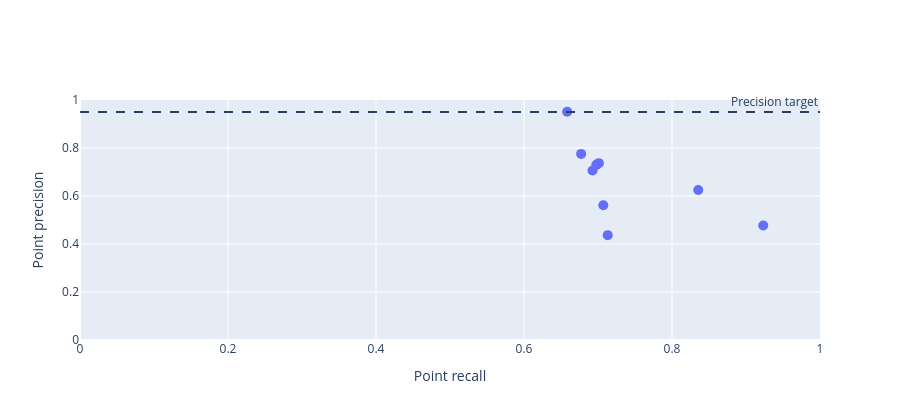

Write notebook code for a chart like this one.
### Markdown cell above
## How candidates were selected

The comparison required at least 60% recall across all anomalous readings, detection of at least 60% of annotated events, and at least 20% point recall in every validation group containing anomalies. Recordings that share observations belong to the same group. These requirements prevent a detector from achieving high precision simply by remaining almost silent.

Among candidates meeting those requirements, selection prioritizes precision, then fewer false alert onsets per normal hour, then recall. The plot shows each qualifying candidate at its selected threshold and persistence setting. Candidates without a qualifying setting remain in the table with `feasible=False`.

Model fitting uses training recordings only. Validation annotations select the candidate, threshold and number of consecutive above-threshold readings needed for an alert. The follow-up comparison was informed by the first stage, so this is an iterative development comparison.

### Code cell
rows = []
for candidate in result["candidates"]:
    best = candidate["best"]
    rows.append(
        {
            "candidate": candidate["name"],
            "feasible": best is not None,
            "precision": best["metrics"]["precision"] if best else None,
            "recall": best["metrics"]["recall"] if best else None,
        }
    )
comparison = pd.DataFrame(rows)
fig = go.Figure(
    go.Scatter(
        x=comparison.recall,
        y=comparison.precision,
        text=comparison.candidate,
        mode="markers",
        marker={"size": 10},
    )
)
fig.add_hline(y=0.95, line_dash="dash", annotation_text="Precision target")
fig.update_layout(height=420, xaxis_title="Point recall", yaxis_title="Point precision")
fig.update_xaxes(range=[0, 1])
fig.update_yaxes(range=[0, 1])
fig.show()
comparison

### Figure 1 — Plotly figure (JSON) as saved in the notebook; plotly's stock layout.template omitted (floating-point values rounded to 4 significant figures)
{"data": [{"marker": {"size": 10}, "mode": "markers", "text": ["frozen_isolation_forest", "robust_max", "extra_trees_raw", "extra_trees_causal", "extra_trees_relative", "isolation_forest_relative", "extra_trees_relative_noise", "extra_trees_relative_fraction", "gradient_boosting_relative", "gradient_boosting_relative_noise", "gradient_boosting_relative_fraction", "gradient_boosting_causal"], "type": "scatter", "x": [0.8355, NaN, NaN, 0.9233, 0.6772, 0.7131, 0.6977, 0.7012, 0.6584, 0.7072, 0.6926, NaN], "y": [0.6253, NaN, NaN, 0.477, 0.7754, 0.4369, 0.7298, 0.7369, 0.9514, 0.5617, 0.7065, NaN]}], "layout": {"annotations": [{"showarrow": false, "text": "Precision target", "x": 1, "xanchor": "right", "xref": "x domain", "y": 0.95, "yanchor": "bottom", "yref": "y"}], "height": 420, "shapes": [{"line": {"dash": "dash"}, "type": "line", "x0": 0, "x1": 1, "xref": "x domain", "y0": 0.95, "y1": 0.95, "yref": "y"}], "xaxis": {"range": [0, 1], "title": {"text": "Point recall"}}, "yaxis": {"range": [0, 1], "title": {"text": "Point precision"}}}}
